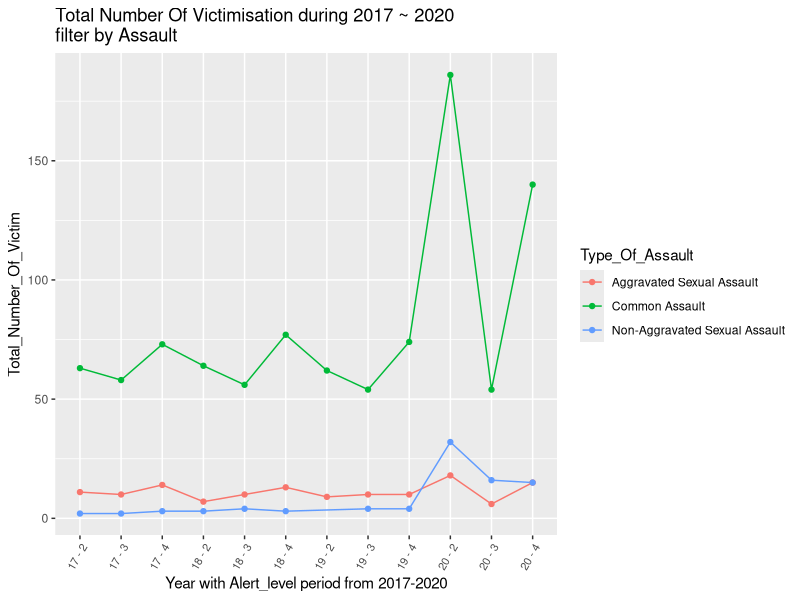

R code for this plot:
## ---- chunk 1
#Load Merged dataset
library(dplyr)
library(tidyr)
library(knitr)
library(tidyverse)
library(ggplot2)
data_merged <- read.csv("merged data (Final).csv", 
                         header = TRUE)
#delete index column.
data_merged <- data_merged[,-1]
head(data_merged)
## ---- chunk 2
#Filtered by only three Common Assualts
data_merged_assault <- data_merged %>%
  filter(Event == "Aggravated Sexual Assault" | Event == "Common Assault" 
         | Event == "Non-Aggravated Sexual Assault")

head(data_merged_assault)
unique(data_merged_assault$Event)

#Just used Year with Level instead of Month 
#This is because Month is bit ambiguous.
data_merged_assault$yearLevel <- paste(data_merged_assault$year,'-',data_merged_assault$Alert.Level)
unique(data_merged_assault$month)
tail(data_merged_assault,10)
## ---- chunk 3
#Data group by Assault and year_level. 
by_event_year <-data_merged_assault %>% group_by(Event,yearLevel)
#Summarize the number of victimisation 
#To make tidy graph otherwise even same period the number of victimisation are different as different region
by_yearLevel <- summarise(by_event_year, Total_Number_Of_Victim = sum(Number.of.Victimizations))
by_yearLevel
## ---- chunk 4
#Filtered by only three Common Assualts

by_yearLevel$Type_Of_Assault <- as.factor(by_yearLevel$Event)

ggplot(data=by_yearLevel, aes(x=yearLevel, y=Total_Number_Of_Victim, group = Event, colour = Type_Of_Assault)) + geom_line()+     geom_point()+theme(axis.text.x = element_text(angle = 60, hjust = 1, size = 8)) +
labs(title='Total Number Of Victimisation during 2017 ~ 2020 \nfilter by Assault',x ="Year with Alert_level period from 2017-2020")

